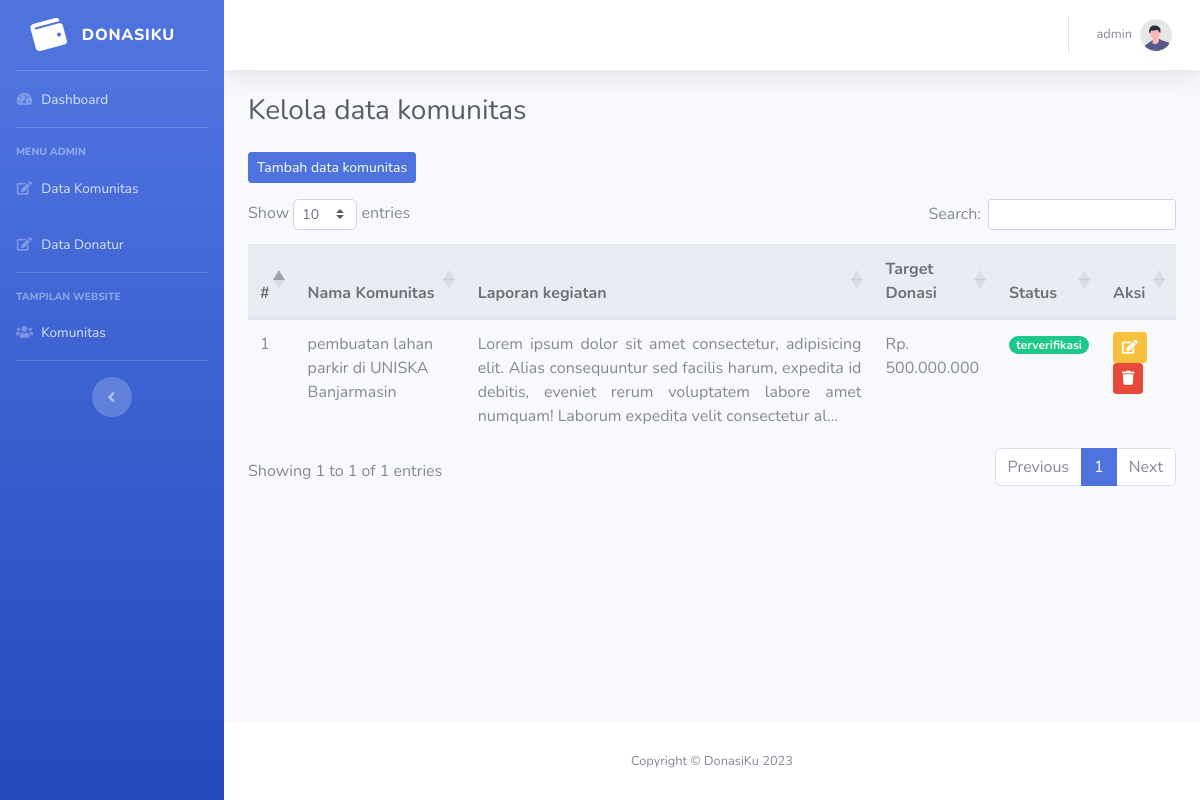
Page /?halaman=data_komunitas (signed in) on the committed database.
### tables this page shows
CREATE TABLE IF NOT EXISTS `komunitas` (
  `id` int NOT NULL AUTO_INCREMENT,
  `nama` varchar(255) NOT NULL,
  `profil` text,
  `visi` text,
  `misi` text,
  `laporan_keuangan` decimal(50,0) DEFAULT '0',
  `laporan_kegiatan` text,
  `jumlah_donatur` int DEFAULT '0',
  `jumlah_donasi` decimal(50,0) NOT NULL DEFAULT '0',
  `jumlah_penerima_manfaat` int DEFAULT '0',
  `status` varchar(255) DEFAULT NULL,
  PRIMARY KEY (`id`)
);

### layouts/admin/data_komunitas.php (the view)
<h1 class="h3 mb-4 text-gray-800">Kelola data komunitas</h1>
<div class="row mb-3">
  <div class="col-lg">
    <a href="?halaman=tambah_komunitas" class="btn btn-sm btn-primary mb-3">Tambah data komunitas</a>
    <div class="table-responsive">
      <table class="table" id="dataKomunitas">
        <thead class="thead-light">
          <tr>
            <th scope="col">#</th>
            <th scope="col">Nama Komunitas</th>
            <th scope="col">Laporan kegiatan</th>
            <th scope="col">Target Donasi</th>
            <th scope="col">Status</th>
            <th scope="col">Aksi</th>
          </tr>
        </thead>
        <?php
        $dataKomunitas = mysqli_query($conn, "SELECT * FROM komunitas");
        $no = 1;
        ?>
        <tbody>
          <?php if (mysqli_num_rows($dataKomunitas) == 0) : ?>
          <tr>
            <td colspan="6" class="text-muted font-weight-bold text-center">Data Komunitas masih kosong.</td>
          </tr>
          <?php else : ?>
          <?php foreach ($dataKomunitas as $data) : ?>
          <tr>
            <td><?= $no++; ?></td>
            <td><?= $data['nama']; ?></td>
            <td style="text-align: justify;">
              <?php
                  $laporanKegiatan = $data['laporan_kegiatan'];
                  $maxLength = 200;
                  if (strlen($laporanKegiatan) > $maxLength) {
                    $laporanKegiatan = substr($laporanKegiatan, 0, $maxLength) . '...';
                  }
                  echo nl2br($laporanKegiatan);
                  ?>
            </td>
            <td>Rp. <?= number_format($data['laporan_keuangan'], 0, '.', '.'); ?></td>
            <?php if ($data['status'] == 'terverifikasi') : ?>
            <td><span class="badge badge-pill badge-success"><?= $data['status']; ?></span></td>
            <?php else : ?>
            <td><span class="badge badge-pill badge-danger"><?= $data['status']; ?></span></td>
            <?php endif; ?>
            <td>
              <a href="?halaman=edit_komunitas&id=<?= $data['id']; ?>" class="btn btn-sm btn-warning"><i
                  class="fas fa-edit"></i></a>
              <a href="?halaman=proses_hapus_komunitas&id=<?= $data['id']; ?>" class="btn btn-sm btn-danger"
                onclick="return confirm('Anda yakin ingin menghapus data komunitas ini?')"><i
                  class="fas fa-trash"></i></a>
            </td>
          </tr>
          <?php endforeach; ?>
          <?php endif; ?>
        </tbody>
      </table>
    </div>
  </div>
</div>

### index.php (shortened to what this page needs)
<!DOCTYPE html>
<html lang="en">
<head>
  <link rel="stylesheet" href="https://cdnjs.cloudflare.com/ajax/libs/twitter-bootstrap/4.5.2/css/bootstrap.css">
  <link rel="stylesheet" href="https://cdn.datatables.net/1.13.4/css/dataTables.bootstrap4.min.css">
  <link href="vendor/fontawesome-free/css/all.min.css" rel="stylesheet" type="text/css">
  <link href="css/sb-admin-2.min.css" rel="stylesheet">
</head>
<body id="page-top">
  <div id="wrapper">
    <ul class="navbar-nav bg-gradient-primary sidebar sidebar-dark accordion" id="accordionSidebar">
      <a class="sidebar-brand d-flex align-items-center justify-content-center" href="#">
        <div class="sidebar-brand-icon rotate-n-15">
          <i class="fas fa-wallet"></i>
        </div>
        <div class="sidebar-brand-text mx-3">DonasiKu</div>
      </a>
      <hr class="sidebar-divider my-0">
      <?php if (isset($_SESSION['email'])) : ?>
      <?php if ($_SESSION['email'] == 'adminganteng') : ?>
      <li class="nav-item">
        <a class="nav-link" href="?halaman=dashboard">
          <i class="fas fa-fw fa-tachometer-alt"></i>
          <span>Dashboard</span></a>
      </li>
      <hr class="sidebar-divider">
      <div class="sidebar-heading">
        Menu Admin
      </div>
      <li class="nav-item">
        <a class="nav-link" href="?halaman=data_komunitas">
          <i class="fas fa-fw fa-edit"></i>
          <span>Data Komunitas</span></a>
      </li>
      <li class="nav-item">
        <a class="nav-link" href="?halaman=data_donatur">
          <i class="fas fa-fw fa-edit"></i>
          <span>Data Donatur</span></a>
      </li>
      <hr class="sidebar-divider">
      <div class="sidebar-heading">
        Tampilan website
      </div>
      <li class="nav-item">
        <a class="nav-link" href="?halaman=informasi">
          <i class="fas fa-fw fa-users"></i>
          <span>Komunitas</span></a>
      </li>
      <?php endif; ?>
      <?php endif; ?>
      <hr class="sidebar-divider d-none d-md-block">
      <div class="text-center d-none d-md-inline">
        <button class="rounded-circle border-0" id="sidebarToggle"></button>
      </div>
    </ul>
    <div id="content-wrapper" class="d-flex flex-column">
      <div id="content">
        <nav class="navbar navbar-expand navbar-light bg-white topbar mb-4 static-top shadow">
          <ul class="navbar-nav ml-auto">
            <li class="nav-item dropdown no-arrow">
              <a class="nav-link dropdown-toggle" href="#" id="userDropdown" role="button" data-toggle="dropdown"
                aria-haspopup="true" aria-expanded="false">
                <span
                  class="mr-2 d-none d-lg-inline text-gray-600 small"><?= (!isset($_SESSION['nama']) ? 'Anonnim' : $_SESSION['nama']); ?></span>
                <img class="img-profile rounded-circle" src="img/undraw_profile.svg">
              </a>
            </li>
          </ul>
        </nav>
        <div class="container-fluid">
          <?php
          include 'proses/config.php';
          if (isset($_GET['halaman'])) {
            $halaman = $_GET['halaman'];
            switch ($halaman) {
              case 'data_komunitas':
                include 'layouts/admin/data_komunitas.php';
                break;
            }
          } else {
            include 'layouts/informasi.php';
          }
          ?>
        </div>
      </div>
      <footer class="sticky-footer bg-white">
        <div class="container my-auto">
          <div class="copyright text-center my-auto">
            <span>Copyright &copy; DonasiKu <?= date('Y'); ?></span>
          </div>
        </div>
      </footer>
    </div>
  </div>
</body>
</html>

### rows in the picture
komunitas: nama "pembuatan lahan parkir di UNISKA Banjarmasin", laporan_kegiatan "Lorem ipsum dolor sit amet consectetur, adipisicing elit. Alias consequuntur sed facilis harum, expedita id debitis, eveniet rerum voluptatem labore amet numquam! Laborum expedita velit consectetur al...", laporan_keuangan "500.000.000", status "terverifikasi"

### other values in the picture
$_SESSION['nama'] "admin"
